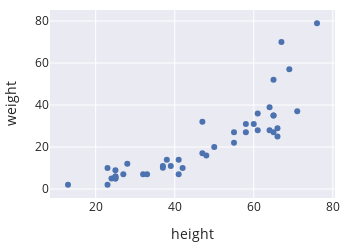

The notebook cell saved with this chart:
### Markdown cell above
Displaying a Figure object renders it to the screen.

### Code cell
fig

### Figure 1 — Plotly figure (JSON) as saved in the notebook; plotly's stock layout.template omitted (floating-point values rounded to 4 significant figures)
{"data": [{"hovertemplate": "height=%{x}<br>weight=%{y}<extra></extra>", "legendgroup": "", "marker": {"color": "rgb(76,114,176)", "symbol": "circle"}, "mode": "markers", "name": "", "orientation": "v", "showlegend": false, "type": "scatter", "x": [48, 25, 41, 37, 37, 55, 27, 33, 13, 50, 61, 65, 25, 58, 23, 25, 66, 58, 60, 39, 64, 41, 24, 25, 32, 42, 38, 28, 47, 23, 65, 25, 47, 66, 69, 65, 71, 55, 61, 64, 65, 76, 67], "xaxis": "x", "y": [16, 6, 14, 11, 10.15, 22, 7, 7, 2, 20, 28, 27, 5, 31, 2, 6, 29, 27, 31, 11, 28, 7, 5, 5, 7, 10, 14, 12, 32, 10, 35, 9, 17, 25, 57, 35, 37, 27, 36, 39, 52, 79, 70], "yaxis": "y"}], "layout": {"height": 250, "legend": {"tracegroupgap": 0}, "width": 350, "xaxis": {"anchor": "y", "autorange": true, "domain": [0, 1], "range": [8.446, 80.55], "title": {"text": "height"}, "type": "linear"}, "yaxis": {"anchor": "x", "autorange": true, "domain": [0, 1], "range": [-4.251, 85.25], "title": {"text": "weight"}, "type": "linear"}}}
